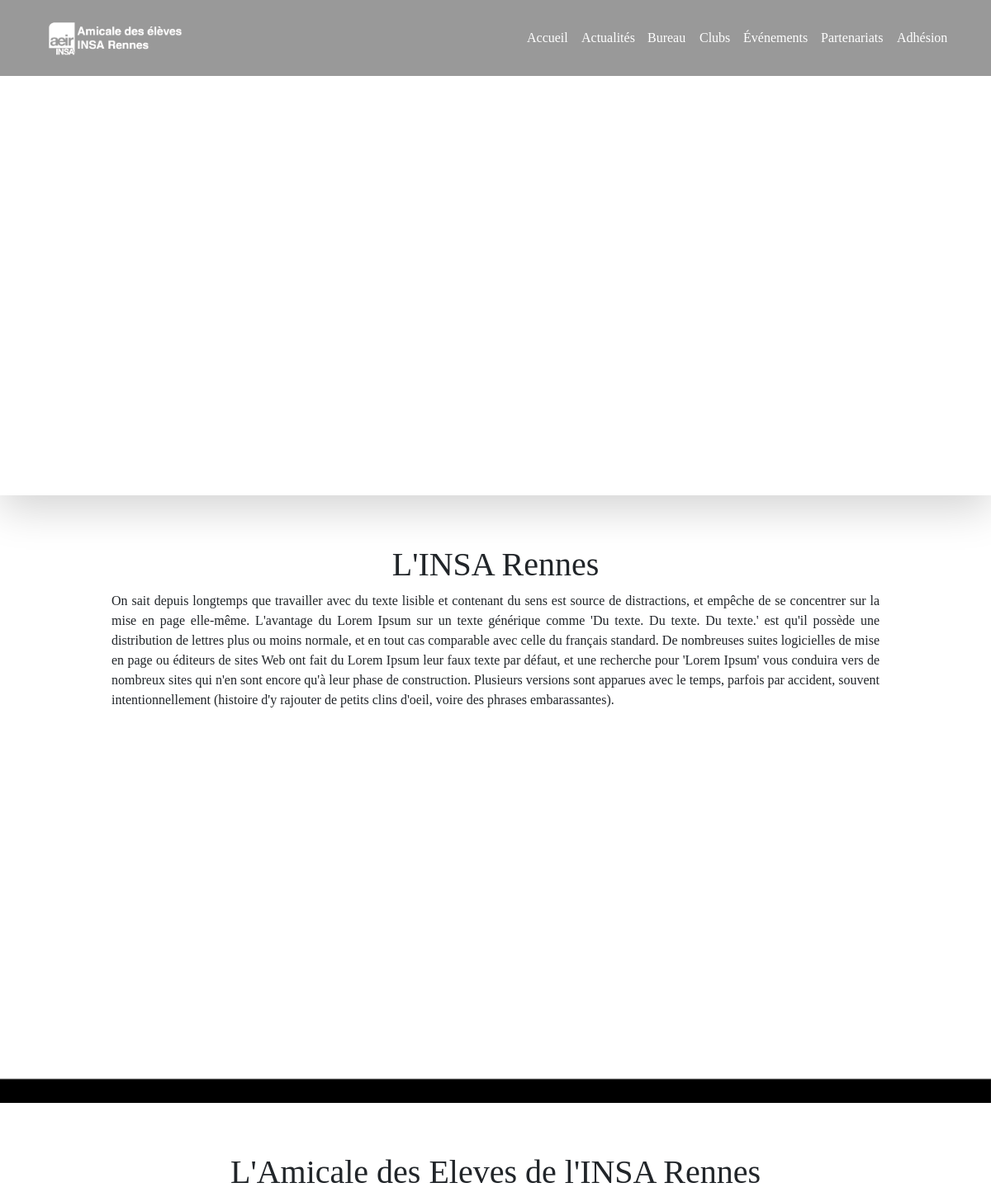
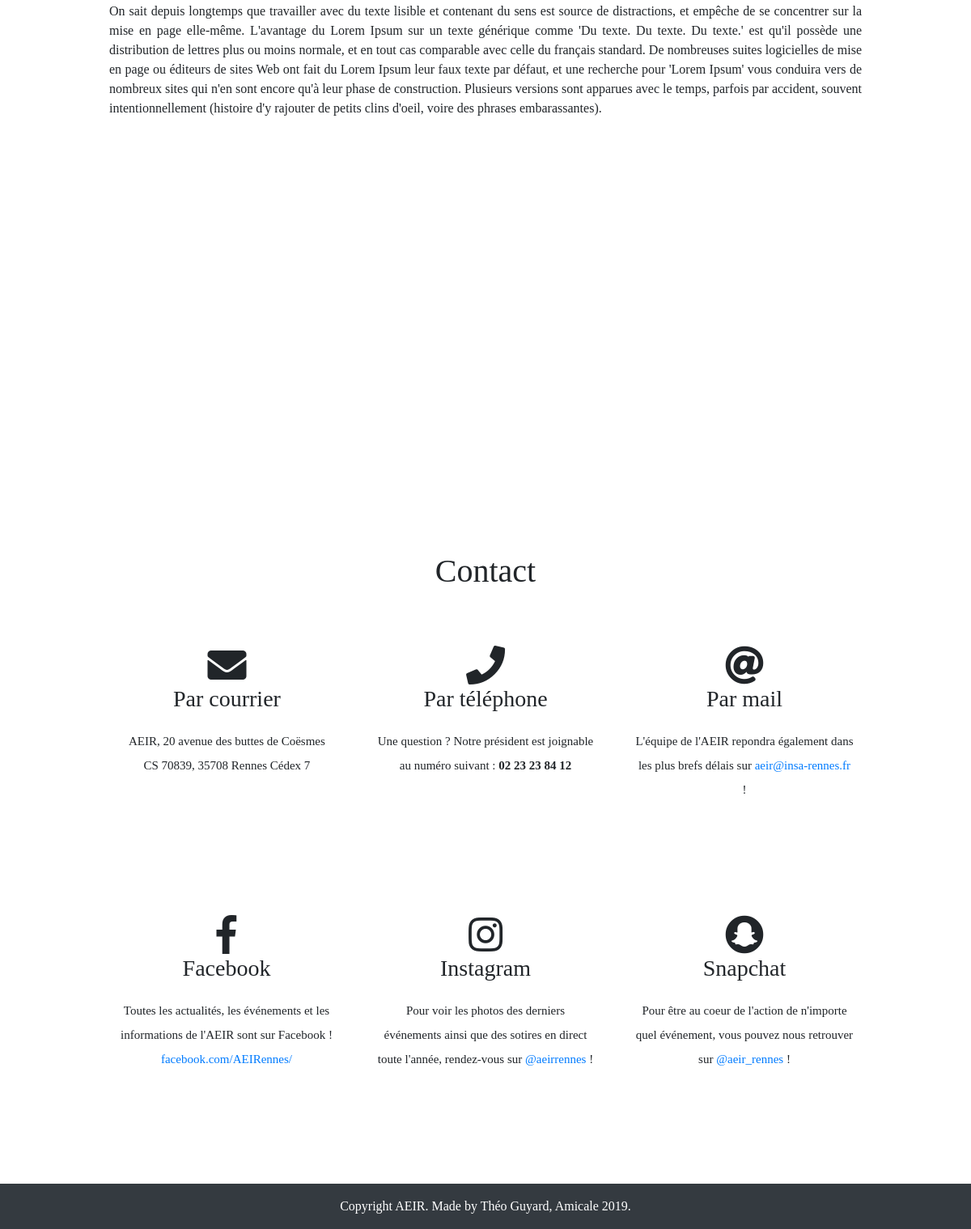
The page / on the database its author committed (2 pictures, top to bottom).
### content/models.py (models this page shows, shortened)
class GlobalWebsiteParameters(models.Model):
    frontpage_video = models.FileField(upload_to="global_parameters", default=None)
    default_adhesion_picture = StdImageField(
        upload_to="global_parameters",
        validators=[MinSizeValidator(230, 292), MaxSizeValidator(1080, 720)],
        variations={"thumbnail": {"width": 230, "height": 292, "crop": True}},
        default=None,
    )
    conditions_adhesion = models.FileField(upload_to="global_parameters", default=None)
    insa_description = RichTextField()
    aeir_description = RichTextField()
    adhesion_description = RichTextField()

### content/views.py (the view)
# urls.py: path("", views.FrontpageView.as_view(), name="frontpage"),
class FrontpageView(TemplateView):
    template_name = "content/frontpage.html"
    def get_context_data(self, **kwargs):
        context = super().get_context_data(**kwargs)
        context["page_title"] = "Page d'accueil"
        context["page_subtitle"] = "L'Association des Élèves de l'INSA Rennes"
        context["global_parameters"] = GlobalWebsiteParameters.objects.all().first()
        return context

### templates/content/frontpage.html (shortened to what this page needs)
<!DOCTYPE html>
{% load static %}
<html lang="en">
<head>
    <link href="{% static 'css/bootstrap.css' %}" rel="stylesheet">
    <link rel="stylesheet" href="https://use.fontawesome.com/releases/v5.7.0/css/all.css">
    <link href="{% static 'css/scrolling-nav.css' %}" rel="stylesheet">
    <link href="{% static 'css/style.css' %}" rel="stylesheet">
    <link rel="stylesheet" href="{% static 'css/hover-min.css' %}">
</head>
<body id="page-top">
    <nav class="navbar navbar-expand-lg navbar-dark bg-dark-transparent fixed-top" id="mainNav">
        <div class="container">
            <a class="navbar-brand js-scroll-trigger"  href="{% url 'frontpage' %}">
                <img class="navbar-logo hvr-grow" src="{% static 'img/white_wide_logo.png' %}">
            </a>
          <div class="collapse navbar-collapse" id="navbarResponsive">
                <ul class="navbar-nav ml-auto">
                    <li class="nav-item">
                        <a class="nav-link js-scroll-trigger hvr-grow" href="{% url 'frontpage' %}">Accueil</a>
                    </li>
                    <li class="nav-item">
                        <a class="nav-link js-scroll-trigger hvr-grow" href="{% url 'news' %}">Actualités</a>
                    </li>
                    <li class="nav-item">
                        <a class="nav-link js-scroll-trigger hvr-grow" href="{% url 'team' %}">Bureau</a>
                    </li>
                    <li class="nav-item">
                        <a class="nav-link js-scroll-trigger hvr-grow" href="{% url 'clubs' %}">Clubs</a>
                    </li>
                    <li class="nav-item">
                        <a class="nav-link js-scroll-trigger hvr-grow" href="{% url 'event' %}">Événements</a>
                    </li>
                    <li class="nav-item">
                        <a class="nav-link js-scroll-trigger hvr-grow" href="{% url 'partners' %}">Partenariats</a>
                    </li>
                    <li class="nav-item">
                        <a class="nav-link js-scroll-trigger hvr-grow" href="{% url 'adhesion' %}">Adhésion</a>
                    </li>
                </ul>
          </div>
        </div>
    </nav>
    <div id="videoDiv" class="shadow-lg">
        <div id="videoBlock">
          <video preload="preload"  id="video" autoplay="autoplay" loop="loop">
            <source src="{{ global_parameters.frontpage_video.url }}" type="video/mp4"></source>
          </video>
          <div class="arrow">
              <a href="#INSA">
                <span></span>
              </a>
          </div>
        </div>
      </div>
    <section id="INSA">
        <div class="col-md-12 text-center hvr-grow">
            {{ global_parameters.insa_description|safe }}
        </div>
    </section>
    <div class="parallax-insa"></div>
    <section id="AEIR">
        <div class="col-md-12 text-center hvr-grow">
            {{ global_parameters.aeir_description|safe }}
        </div>
    </section>
    <div class="parallax-aeir"></div>
    <section id="contact">
        <div class="col-md-12 text-center">
            <h1>Contact</h1>
        </div>
        <div class="social-box">
            <div class="container">
                <div class="row">
                    <div class="col-lg-4 col-xs-12 text-center">
                        <div class="box hvr-grow">
                            <i class="fas fa-envelope fa-3x" aria-hidden="true"></i>
                            <div class="box-title">
                                <h3>Par courrier</h3>
                            </div>
                            <div class="box-text">
                                <span>AEIR, 20 avenue des buttes de Coësmes</span>
                                <br>
                                <span>CS 70839, 35708 Rennes Cédex 7</span>
                            </div>
                        </div>
                    </div>
                    <div class="col-lg-4 col-xs-12  text-center">
                        <div class="box hvr-grow">
                            <i class="fas fa-phone fa-3x" aria-hidden="true"></i>
                            <div class="box-title">
                                <h3>Par téléphone</h3>
                            </div>
                            <div class="box-text">
                                <span>Une question ? Notre président est joignable au numéro suivant :</span>
                                <span><strong>02 23 23 84 12</strong><span>
                            </div>
                        </div>
                    </div>
                    <div class="col-lg-4 col-xs-12 text-center">
                        <div class="box hvr-grow">
                            <i class="fas fa-at fa-3x" aria-hidden="true"></i>
                            <div class="box-title">
                                <h3>Par mail</h3>
                            </div>
                            <div class="box-text">
                                <span>L'équipe de l'AEIR repondra également dans les plus brefs délais sur <a href="mailto:aeir@insa-rennes.fr">aeir@insa-rennes.fr</a> !
                            </div>
                        </div>
                    </div>
                    <div class="col-lg-4 col-xs-12 text-center">
                        <div class="box hvr-grow">
                            <i class="fab fa-facebook-f fa-3x" aria-hidden="true"></i>
                            <div class="box-title">
                                <h3>Facebook</h3>
                            </div>
                            <div class="box-text">
                                <span>Toutes les actualités, les événements et les informations de l'AEIR sont sur Facebook !</span>
                                <span><a href="https://www.facebook.com/AEIRennes/">facebook.com/AEIRennes/</a></span>
                            </div>
                        </div>
                    </div>
                    <div class="col-lg-4 col-xs-12 text-center">
                        <div class="box hvr-grow">
                            <i class="fab fa-instagram fa-3x" aria-hidden="true"></i>
                            <div class="box-title">
                                <h3>Instagram</h3>
                            </div>
                            <div class="box-text">
                                <span>Pour voir les photos des derniers événements ainsi que des sotires en direct toute l'année, rendez-vous sur <a href="https://www.instagram.com/aeirennes/">@aeirrennes</a> !
                            </div>
                        </div>
                    </div>
                    <div class="col-lg-4 col-xs-12 text-center">
                        <div class="box hvr-grow">
                            <i class="fab fa-snapchat fa-3x" aria-hidden="true"></i>
                            <div class="box-title">
                                <h3>Snapchat</h3>
                            </div>
                            <div class="box-text">
                                <span>Pour être au coeur de l'action de n'importe quel événement, vous pouvez nous retrouver sur <a href="">@aeir_rennes</a> !
                            </div>
                        </div>
                    </div>
                </div>
            </div>
        </div>
    </section>
    <footer class="py-3 bg-dark align-bottom">
        <div class="container">
            <p class="m-0 text-center text-white">Copyright AEIR. Made by Théo Guyard, <a style="color:white" href="{% static 'img/amicalbatros.jpg' %}">Amicale 2019</a>.</p>
        </div>
    </footer>
</body>
</html>

### static/css/scrolling-nav.css (style rules this page uses)
section { padding: 5% 10% 5% 10%; }

### static/css/style.css (style rules this page uses)
html, body { font-family: "DIN-pro"; height: 100%; }
h1, h2 { font-family: "DIN-pro-bold"; }
h3, h4 { font-family: "Din-pro-medium"; }
.bg-dark-transparent { background-color: rgba(0, 0, 0, 0.4) !important; }
.navbar-logo { width: 12rem; height: auto; }
#videoDiv { width: 100%; height: auto; position: relative; }
#videoBlock { width: 100%; height: auto; display: flex; justify-content: center; align-items: center; }
#video { width: 100%; height: auto; }
.arrow { position: absolute; bottom: 0%; left: 50%; transform: translate(-50%,-50%); }
.arrow span { display: block; width: 30px; height: 30px; border-bottom: 2px solid white; border-right: 2px solid white; transform: rotate(45deg); margin: 0px; animation: animate 2s infinite; }
.social-box .box { background: #FFF; border-radius: 10px; padding: 40px 10px; margin: 20px 0px; cursor: pointer; transition: all 0.5s ease-out; }
.social-box .box .box-text { margin:20px 0px; font-size: 15px; line-height: 30px; }

### rows shown on the page
GlobalWebsiteParameters: insa_description "L'INSA Rennes On sait depuis longtemps que travailler avec du texte lisible et contenant du sens est source de distractions, et empêche de se concentrer sur la mise en page elle-même. L'avantage du Lorem Ipsum sur un texte générique comme 'Du texte. Du texte. Du texte.' est qu'il possède une distribution de lettres plus ou moins normale, et en tout cas comparable avec celle du français standard. De nombreuses suites logicielles de mise en page ou éditeurs de sites Web ont fait du Lorem Ipsum leur faux texte par défaut, et une recherche pour 'Lorem Ipsum' vous conduira vers de nombreux sites qui n'en sont encore qu'à leur phase de construction. Plusieurs versions sont apparues avec le temps,…", aeir_description "L'Amicale des Eleves de l'INSA Rennes On sait depuis longtemps que travailler avec du texte lisible et contenant du sens est source de distractions, et empêche de se concentrer sur la mise en page elle-même. L'avantage du Lorem Ipsum sur un texte générique comme 'Du texte. Du texte. Du texte.' est qu'il possède une distribution de lettres plus ou moins normale, et en tout cas comparable avec celle du français standard. De nombreuses suites logicielles de mise en page ou éditeurs de sites Web ont fait du Lorem Ipsum leur faux texte par défaut, et une recherche pour 'Lorem Ipsum' vous conduira vers de nombreux sites qui n'en sont encore qu'à leur phase de construction. Plusieurs versions sont…"
